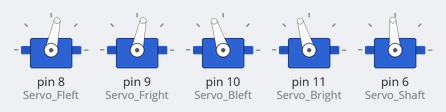
A sketch run on a simulated Arduino Uno, built with avr-gcc and run on an emulated ATmega328P. On the bench: 5 × servo.

Above: at 0.4 s.
At 1.05 s:
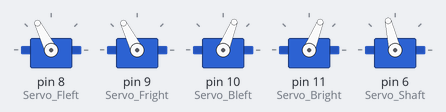
Timing chart, 0 to 3.4 s (numbered marks = the images above):
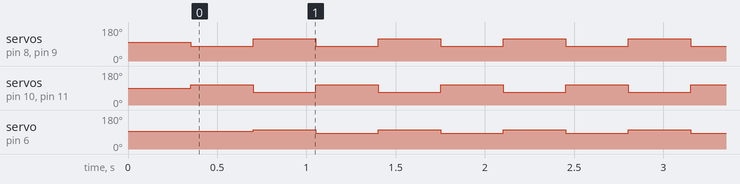

Measured:
- by itself, servo on pin 8 (Servo_Fleft), servo on pin 9 (Servo_Fright): alternates 117° for 0.35 s and 78° for 0.35 s
- by itself, servo on pin 10 (Servo_Bleft), servo on pin 11 (Servo_Bright): alternates 107° for 0.35 s and 68° for 0.35 s
- by itself, servo on pin 6 (Servo_Shaft): alternates 103° for 0.35 s and 84° for 0.35 s

The sketch:

servo.ino
```cpp
#include <Servo.h>

void forward_transition();
void backward_transition();
void servoWrite();
void dist_fun();
void forward_initial(int);
void rotate();

const int ANGLE_mid_Shaft = 1510;
const int ANGLE_mid_Fleft =1550;
const int ANGLE_mid_Fright =1550;//1570;
const int ANGLE_mid_Bleft = 1450;
const int ANGLE_mid_Bright = 1450;
const int trigPin = 4;
const int echoPin = 5;
int distance=20;
long duration;

const int ANGLE_sweep = 200;//250;  //need to be reduced

Servo Servo_Fleft;
Servo Servo_Fright;
Servo Servo_Bleft;
Servo Servo_Bright;
Servo Servo_Shaft;

int ANGLE_Shaft = ANGLE_mid_Shaft;
int ANGLE_Fleft = ANGLE_mid_Fleft;
int ANGLE_Fright = ANGLE_mid_Fright;
int ANGLE_Bleft = ANGLE_mid_Bleft;
int ANGLE_Bright = ANGLE_mid_Bright;

const int ANGLE_max_Shaft = ANGLE_mid_Shaft + ANGLE_sweep/2;
const int ANGLE_min_Shaft = ANGLE_mid_Shaft - ANGLE_sweep/2;
int ANGLE_sweep_val;
const int wait = 350; //wait for 60*15 microseconds


void setup()
{
  Servo_Fleft.attach(8);
  Servo_Fright.attach(9);
  Servo_Bleft.attach(10);
  Servo_Bright.attach(11);
  Servo_Shaft.attach(6);

  Servo_Fleft.writeMicroseconds(ANGLE_mid_Fleft);
  Servo_Fright.writeMicroseconds(ANGLE_mid_Fright);
  Servo_Bleft.writeMicroseconds(ANGLE_mid_Bleft);
  Servo_Bright.writeMicroseconds(ANGLE_mid_Bright);
  Servo_Shaft.writeMicroseconds(ANGLE_mid_Shaft);
  pinMode(trigPin, OUTPUT);
  pinMode(echoPin, INPUT);
  Serial.begin(9600);
  delay(wait);
    //dist_fun();
}

void loop()
{

    //delay(wait);
    //backward_transition();
    //backward_transition();
      //dist_fun();
      if(distance>=10)
        {
            //rotate();
            //rotate();
            //backward_transition();
            //backward_transition();
        forward_transition();
        forward_transition();
        }
       else
       {
         // forward_transition();
          //rotate();
        }
}

void dist_fun()
{
  digitalWrite(trigPin, LOW);
  delayMicroseconds(2);
  digitalWrite(trigPin, HIGH);
  delayMicroseconds(10);
  digitalWrite(trigPin,LOW);
  duration = pulseIn(echoPin,HIGH);
  distance = (duration*0.034)/2;
}

void forward_one(int sweep)
{
  if(ANGLE_Fleft<ANGLE_mid_Fleft)
  {
    ANGLE_Fleft += 2*(ANGLE_sweep-sweep);
    ANGLE_Fright += 2*(ANGLE_sweep-sweep);
    ANGLE_Bleft -= 2*(ANGLE_sweep+sweep);
    ANGLE_Bright -= 2*(ANGLE_sweep+sweep);
  }
  else
  {
    ANGLE_Fleft -= 2*(ANGLE_sweep+sweep);
    ANGLE_Fright -= 2*(ANGLE_sweep+sweep);
    ANGLE_Bleft += 2*(ANGLE_sweep-sweep);
    ANGLE_Bright += 2*(ANGLE_sweep-sweep);
  }
  servoWrite();
}
void rotate()
{
    if(ANGLE_Fleft==ANGLE_mid_Fleft)
    {
        ANGLE_Shaft = ANGLE_mid_Shaft;
        forward_initial(ANGLE_sweep/2);
    }
    else
    {
        if(ANGLE_Shaft>ANGLE_mid_Shaft)
          ANGLE_Shaft = ANGLE_min_Shaft;
        else
          ANGLE_Shaft = ANGLE_max_Shaft;
          forward_one(ANGLE_sweep/2);
    }

  delay(wait);
}


void forward_initial(int sweep)
{
  ANGLE_Fleft -= ANGLE_sweep-sweep;
  ANGLE_Fright -= ANGLE_sweep-sweep;
  ANGLE_Bleft += ANGLE_sweep-sweep;
  ANGLE_Bright +=ANGLE_sweep-sweep;
  servoWrite();
}

void forward_transition()
{
  if(ANGLE_Fleft==ANGLE_mid_Fleft)
  {
      ANGLE_Shaft = ANGLE_mid_Shaft;
      forward_initial(0);
  }
  else
  {
      if(ANGLE_Shaft>ANGLE_mid_Shaft)
        ANGLE_Shaft = ANGLE_min_Shaft;
      else
        ANGLE_Shaft = ANGLE_max_Shaft;
        forward_one(0);
  }
  delay(wait);
}
void backward_transition()
{
  if(ANGLE_Fleft==ANGLE_mid_Fleft)
  {
      ANGLE_Shaft = ANGLE_mid_Shaft;
      forward_initial(0);
  }
  else
  {
      if(ANGLE_Shaft<ANGLE_mid_Shaft)
        ANGLE_Shaft = ANGLE_max_Shaft;
      else
        ANGLE_Shaft = ANGLE_min_Shaft;
        forward_one(0);
  }

  delay(wait);
}


void servoWrite()
{
  Servo_Fleft.writeMicroseconds(ANGLE_Fleft);
  Servo_Fright.writeMicroseconds(ANGLE_Fright);
  Servo_Bleft.writeMicroseconds(ANGLE_Bleft);
  Servo_Bright.writeMicroseconds(ANGLE_Bright);
  Servo_Shaft.writeMicroseconds(ANGLE_Shaft);
}
```
